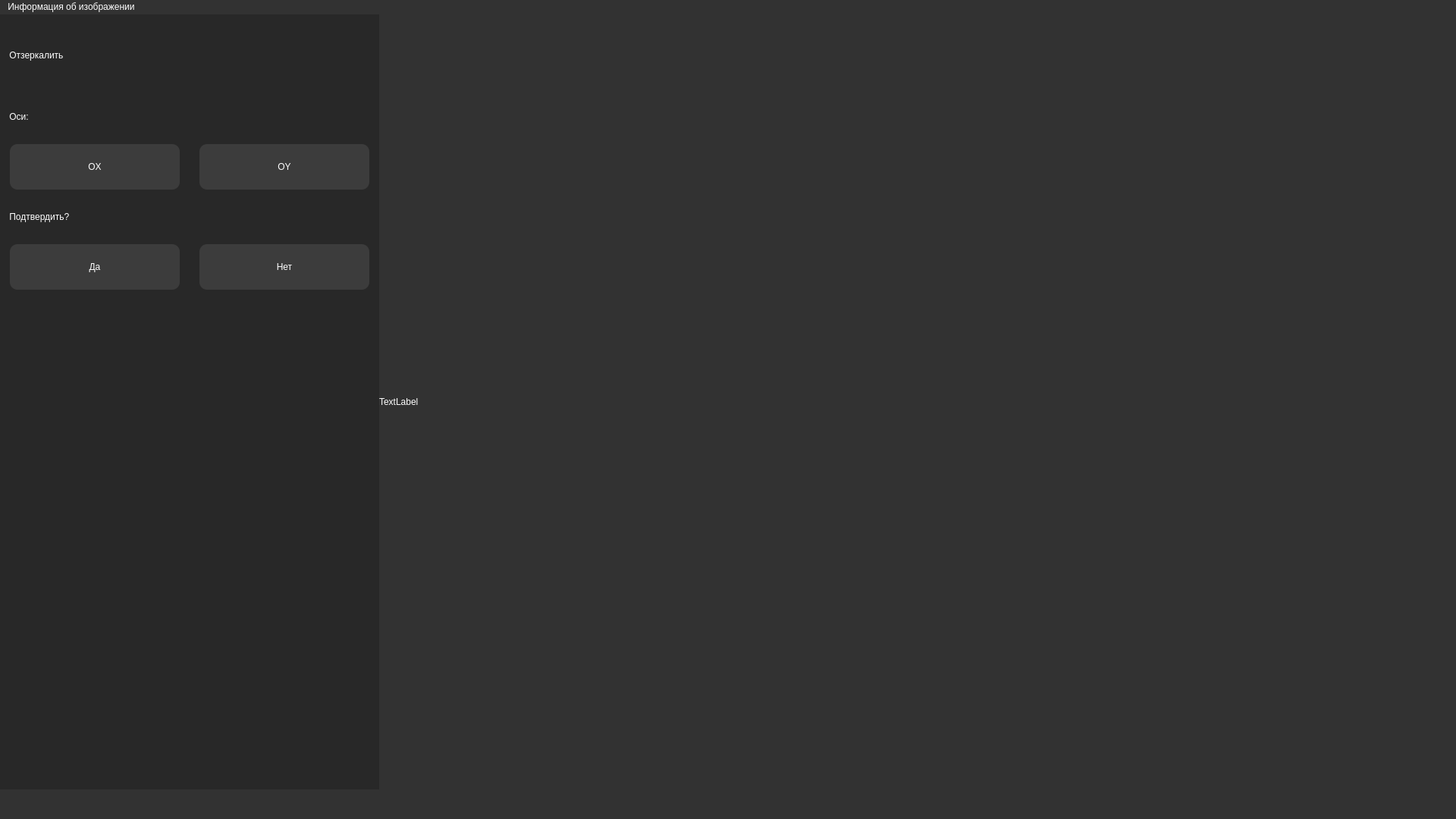
<?xml version="1.0" encoding="UTF-8"?>
<ui version="4.0">
 <class>MainWindow</class>
 <widget class="QMainWindow" name="MainWindow">
  <property name="geometry">
   <rect>
    <x>0</x>
    <y>0</y>
    <width>1920</width>
    <height>1080</height>
   </rect>
  </property>
  <property name="minimumSize">
   <size>
    <width>1920</width>
    <height>1080</height>
   </size>
  </property>
  <property name="maximumSize">
   <size>
    <width>1920</width>
    <height>1080</height>
   </size>
  </property>
  <property name="windowTitle">
   <string>MainWindow</string>
  </property>
  <property name="styleSheet">
   <string notr="true">background-color: rgb(50, 50, 50);
font: 16pt &quot;Arial&quot;;
color:rgb(255, 255, 255);</string>
  </property>
  <widget class="QWidget" name="centralwidget">
   <widget class="QLabel" name="background_label">
    <property name="geometry">
     <rect>
      <x>0</x>
      <y>0</y>
      <width>1920</width>
      <height>1022</height>
     </rect>
    </property>
    <property name="minimumSize">
     <size>
      <width>1920</width>
      <height>1022</height>
     </size>
    </property>
    <property name="maximumSize">
     <size>
      <width>1920</width>
      <height>1022</height>
     </size>
    </property>
    <property name="text">
     <string/>
    </property>
    <property name="pixmap">
     <pixmap>../../../Desktop/background_dark.png</pixmap>
    </property>
    <property name="scaledContents">
     <bool>true</bool>
    </property>
   </widget>
   <widget class="QWidget" name="widget" native="true">
    <property name="geometry">
     <rect>
      <x>0</x>
      <y>0</y>
      <width>1920</width>
      <height>1022</height>
     </rect>
    </property>
    <property name="minimumSize">
     <size>
      <width>1920</width>
      <height>1022</height>
     </size>
    </property>
    <property name="maximumSize">
     <size>
      <width>1920</width>
      <height>1022</height>
     </size>
    </property>
    <property name="styleSheet">
     <string notr="true">background-color: rgba(255, 0, 0, 0);</string>
    </property>
    <layout class="QGridLayout" name="gridLayout_5">
     <property name="leftMargin">
      <number>0</number>
     </property>
     <property name="topMargin">
      <number>0</number>
     </property>
     <property name="rightMargin">
      <number>0</number>
     </property>
     <property name="bottomMargin">
      <number>0</number>
     </property>
     <property name="spacing">
      <number>0</number>
     </property>
     <item row="0" column="1">
      <widget class="QLabel" name="label_image">
       <property name="minimumSize">
        <size>
         <width>0</width>
         <height>1022</height>
        </size>
       </property>
       <property name="maximumSize">
        <size>
         <width>16777215</width>
         <height>1022</height>
        </size>
       </property>
       <property name="text">
        <string>TextLabel</string>
       </property>
      </widget>
     </item>
     <item row="0" column="0">
      <widget class="QWidget" name="widget_2" native="true">
       <property name="minimumSize">
        <size>
         <width>500</width>
         <height>1022</height>
        </size>
       </property>
       <property name="maximumSize">
        <size>
         <width>500</width>
         <height>1022</height>
        </size>
       </property>
       <property name="styleSheet">
        <string notr="true">background-color:rgb(40, 40, 40);</string>
       </property>
       <layout class="QGridLayout" name="gridLayout">
        <item row="0" column="0">
         <layout class="QVBoxLayout" name="verticalLayout_2">
          <item>
           <layout class="QHBoxLayout" name="horizontalLayout_3">
            <property name="spacing">
             <number>0</number>
            </property>
            <item>
             <widget class="QLabel" name="label_2">
              <property name="minimumSize">
               <size>
                <width>330</width>
                <height>90</height>
               </size>
              </property>
              <property name="maximumSize">
               <size>
                <width>330</width>
                <height>90</height>
               </size>
              </property>
              <property name="styleSheet">
               <string notr="true">font: 40pt &quot;Arial&quot;;</string>
              </property>
              <property name="text">
               <string> Отзеркалить</string>
              </property>
             </widget>
            </item>
            <item>
             <spacer name="horizontalSpacer_6">
              <property name="orientation">
               <enum>Qt::Horizontal</enum>
              </property>
              <property name="sizeHint" stdset="0">
               <size>
                <width>40</width>
                <height>20</height>
               </size>
              </property>
             </spacer>
            </item>
           </layout>
          </item>
          <item>
           <layout class="QVBoxLayout" name="verticalLayout_3">
            <item>
             <layout class="QHBoxLayout" name="horizontalLayout_16">
              <property name="spacing">
               <number>0</number>
              </property>
              <item>
               <widget class="QLabel" name="label_3">
                <property name="minimumSize">
                 <size>
                  <width>0</width>
                  <height>60</height>
                 </size>
                </property>
                <property name="maximumSize">
                 <size>
                  <width>16777215</width>
                  <height>60</height>
                 </size>
                </property>
                <property name="styleSheet">
                 <string notr="true">font: 28pt &quot;Arial&quot;;</string>
                </property>
                <property name="text">
                 <string> Оси:</string>
                </property>
               </widget>
              </item>
              <item>
               <spacer name="horizontalSpacer_19">
                <property name="orientation">
                 <enum>Qt::Horizontal</enum>
                </property>
                <property name="sizeHint" stdset="0">
                 <size>
                  <width>40</width>
                  <height>20</height>
                 </size>
                </property>
               </spacer>
              </item>
             </layout>
            </item>
            <item>
             <layout class="QHBoxLayout" name="horizontalLayout_12">
              <property name="spacing">
               <number>0</number>
              </property>
              <property name="leftMargin">
               <number>4</number>
              </property>
              <property name="rightMargin">
               <number>4</number>
              </property>
              <item>
               <widget class="QPushButton" name="pushButton_3">
                <property name="minimumSize">
                 <size>
                  <width>224</width>
                  <height>60</height>
                 </size>
                </property>
                <property name="maximumSize">
                 <size>
                  <width>224</width>
                  <height>60</height>
                 </size>
                </property>
                <property name="styleSheet">
                 <string notr="true">background-color:rgb(60, 60, 60);
font: 22pt &quot;Arial&quot;;
color: rgb(255, 255, 255);
border-radius: 10px;</string>
                </property>
                <property name="text">
                 <string>OX</string>
                </property>
               </widget>
              </item>
              <item>
               <spacer name="horizontalSpacer_15">
                <property name="orientation">
                 <enum>Qt::Horizontal</enum>
                </property>
                <property name="sizeHint" stdset="0">
                 <size>
                  <width>4</width>
                  <height>20</height>
                 </size>
                </property>
               </spacer>
              </item>
              <item>
               <widget class="QPushButton" name="pushButton_4">
                <property name="minimumSize">
                 <size>
                  <width>224</width>
                  <height>60</height>
                 </size>
                </property>
                <property name="maximumSize">
                 <size>
                  <width>224</width>
                  <height>60</height>
                 </size>
                </property>
                <property name="styleSheet">
                 <string notr="true">background-color:rgb(60, 60, 60);
font: 22pt &quot;Arial&quot;;
color: rgb(255, 255, 255);
border-radius: 10px;</string>
                </property>
                <property name="text">
                 <string>OY</string>
                </property>
               </widget>
              </item>
             </layout>
            </item>
           </layout>
          </item>
          <item>
           <layout class="QVBoxLayout" name="verticalLayout">
            <item>
             <layout class="QHBoxLayout" name="horizontalLayout_15">
              <property name="spacing">
               <number>0</number>
              </property>
              <item>
               <widget class="QLabel" name="label">
                <property name="minimumSize">
                 <size>
                  <width>0</width>
                  <height>60</height>
                 </size>
                </property>
                <property name="maximumSize">
                 <size>
                  <width>16777215</width>
                  <height>60</height>
                 </size>
                </property>
                <property name="styleSheet">
                 <string notr="true">font: 28pt &quot;Arial&quot;;</string>
                </property>
                <property name="text">
                 <string> Подтвердить?</string>
                </property>
               </widget>
              </item>
              <item>
               <spacer name="horizontalSpacer_18">
                <property name="orientation">
                 <enum>Qt::Horizontal</enum>
                </property>
                <property name="sizeHint" stdset="0">
                 <size>
                  <width>40</width>
                  <height>20</height>
                 </size>
                </property>
               </spacer>
              </item>
             </layout>
            </item>
            <item>
             <layout class="QHBoxLayout" name="horizontalLayout_11">
              <property name="spacing">
               <number>0</number>
              </property>
              <property name="leftMargin">
               <number>4</number>
              </property>
              <property name="rightMargin">
               <number>4</number>
              </property>
              <item>
               <widget class="QPushButton" name="pushButton_1">
                <property name="minimumSize">
                 <size>
                  <width>224</width>
                  <height>60</height>
                 </size>
                </property>
                <property name="maximumSize">
                 <size>
                  <width>224</width>
                  <height>60</height>
                 </size>
                </property>
                <property name="styleSheet">
                 <string notr="true">background-color:rgb(60, 60, 60);
font: 22pt &quot;Arial&quot;;
color: rgb(255, 255, 255);
border-radius: 10px;</string>
                </property>
                <property name="text">
                 <string>Да</string>
                </property>
               </widget>
              </item>
              <item>
               <spacer name="horizontalSpacer_14">
                <property name="orientation">
                 <enum>Qt::Horizontal</enum>
                </property>
                <property name="sizeHint" stdset="0">
                 <size>
                  <width>4</width>
                  <height>20</height>
                 </size>
                </property>
               </spacer>
              </item>
              <item>
               <widget class="QPushButton" name="pushButton_2">
                <property name="minimumSize">
                 <size>
                  <width>224</width>
                  <height>60</height>
                 </size>
                </property>
                <property name="maximumSize">
                 <size>
                  <width>224</width>
                  <height>60</height>
                 </size>
                </property>
                <property name="styleSheet">
                 <string notr="true">background-color:rgb(60, 60, 60);
font: 22pt &quot;Arial&quot;;
color: rgb(255, 255, 255);
border-radius: 10px;</string>
                </property>
                <property name="text">
                 <string>Нет</string>
                </property>
               </widget>
              </item>
             </layout>
            </item>
           </layout>
          </item>
          <item>
           <spacer name="verticalSpacer_2">
            <property name="orientation">
             <enum>Qt::Vertical</enum>
            </property>
            <property name="sizeHint" stdset="0">
             <size>
              <width>20</width>
              <height>40</height>
             </size>
            </property>
           </spacer>
          </item>
         </layout>
        </item>
       </layout>
      </widget>
     </item>
    </layout>
   </widget>
  </widget>
  <widget class="QMenuBar" name="menubar">
   <property name="geometry">
    <rect>
     <x>0</x>
     <y>0</y>
     <width>1920</width>
     <height>30</height>
    </rect>
   </property>
   <widget class="QMenu" name="menu_2">
    <property name="title">
     <string>Информация об изображении</string>
    </property>
    <addaction name="action_5"/>
    <addaction name="action_6"/>
    <addaction name="action_7"/>
    <addaction name="action_8"/>
   </widget>
   <addaction name="menu_2"/>
  </widget>
  <widget class="QStatusBar" name="statusbar"/>
  <action name="action">
   <property name="text">
    <string>Сохранить</string>
   </property>
   <property name="shortcut">
    <string>Ctrl+S</string>
   </property>
  </action>
  <action name="action_2">
   <property name="text">
    <string>Убрать</string>
   </property>
   <property name="shortcut">
    <string>Ctrl+R</string>
   </property>
  </action>
  <action name="action_4">
   <property name="text">
    <string>Загрузить</string>
   </property>
   <property name="shortcut">
    <string>Ctrl+Space</string>
   </property>
  </action>
  <action name="action_5">
   <property name="text">
    <string>Имя:</string>
   </property>
  </action>
  <action name="action_6">
   <property name="text">
    <string>Формат:</string>
   </property>
  </action>
  <action name="action_7">
   <property name="text">
    <string>Размеры:</string>
   </property>
  </action>
  <action name="action_8">
   <property name="text">
    <string>Цветовая модель:</string>
   </property>
  </action>
 </widget>
 <resources/>
 <connections/>
</ui>
